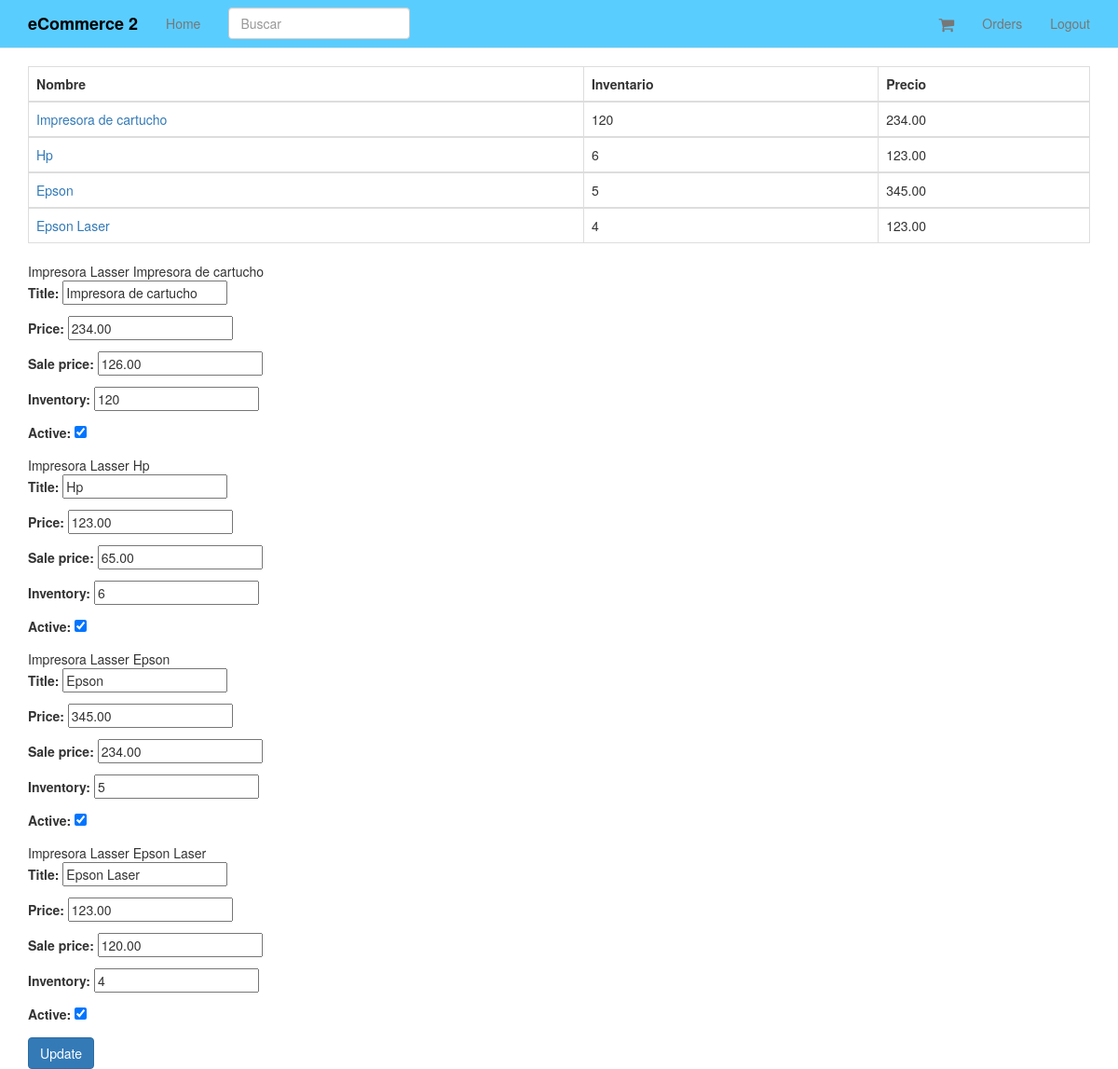
Page /products/10/inventory/ (signed in) on the committed database.
### products/models.py (models this page shows, shortened)
class Variation(models.Model):
	product = models.ForeignKey(Product)
	title = models.CharField(max_length = 120)
	price = models.DecimalField(decimal_places = 2, max_digits = 20)
	sale_price = models.DecimalField(decimal_places = 2, max_digits = 20, null = True, blank = True)
	active = models.BooleanField(default = True)
	inventory = models.IntegerField(null=True, blank = True)
	def get_absolute_url(self):
		return self.product.get_absolute_url()

class Product(models.Model):
	title = models.CharField(max_length = 120)
	description = models.TextField(blank = True, null= True)
	price = models.DecimalField(decimal_places = 2, max_digits = 20)
	active = models.BooleanField(default = True)
	categories = models.ManyToManyField('Category', blank=True)
	default = models.ForeignKey('Category', related_name = 'default_category', null=True, blank=True)
	objects = ProductManager()
	class Meta:
		ordering = ['-title']
	def get_absolute_url(self):
		return reverse("product_detail", kwargs={"pk":self.pk})

### products/views.py (the view, shortened to what this page needs)
# urls.py: url(r'^(?P<pk>\d+)/inventory/$', VariationListView.as_view(), name='product_inventory'),
class VariationListView(StaffRequiredMixin,ListView):
	model = Variation
	queryset = Variation.objects.all()
	def get_context_data(self, *args, **kwargs):
		context = super(VariationListView, self).get_context_data(*args, **kwargs)
		context['formset'] = VariationInventoryFormSet(queryset=self.get_queryset())
		return context
	def get_queryset(self, *args, **kwargs):
		product_pk = self.kwargs.get("pk")
		if product_pk:
			product = get_object_or_404(Product, pk=product_pk)
			queryset = Variation.objects.filter(product = product)
		return queryset

### products/mixins.py (called while the page is built)
	@method_decorator(login_required)
	def dispatch (self, request, *args, **kwargs):
		if request.user.is_staff:
			return super(StaffRequiredMixin, self).dispatch(request, *args,**kwargs)
		else:
			raise Http404

### products/models.py (called while the page is built)
	def active(self):
		return self.filter(active=True)

	def get_queryset(self):
		return ProductQuerySet(self.model, using=self._db)

	def all(self, *args, **kwargs):
		return self.get_queryset().active()

### products/templates/products/variation_list.html (shortened to what this page needs)
{% extends "base.html" %}
{% block content %}
 <table class="table table-bordered">
   <thead>
   	  <tr>
   	  	<th>Nombre</th>
   	  	<th>Inventario</th>
   	   	<th>Precio</th>
   	  </tr>
   </thead>
 {% for object in object_list %}
    <tbody>
     <tr>
     	<td><a href="{{object.get_absolute_url}}">{{object.title}}</a></td><td>{{object.inventory}}</td>
       		<td>{{object.price}}</td>
     </tr>
   </tbody>
 {% endfor %}
</table>
<form method="POST" action=""> {% csrf_token %}
	{% for form in formset %}
      {{ form.instance.product.title }}
      {{ form.instance.title }}
	  {{form.as_p}}
	{% endfor %}
	<input type="submit" value="Update" class="btn btn-primary"/>
</form>
{% endblock %}

### templates/base.html (shortened to what this page needs)
{% load staticfiles %}
<!DOCTYPE html>
<html lang="en">
  <head>
    {% include 'head_css.html' %}
  </head>
  <body>
    {% include 'navbar.html' %}
    <div class="container">
            {% block content %}
            {% endblock %}
    </div>
  </body>
</html>

### templates/head_css.html
{% load staticfiles %}
    <link rel="stylesheet" href="//maxcdn.bootstrapcdn.com/font-awesome/4.3.0/css/font-awesome.min.css">
    <link href="{% static 'css/bootstrap.min.css' %}" rel="stylesheet">
    <link href="{% static 'css/navbar-static-top.css' %}" rel="stylesheet">
     <link href="{% static 'css/custom.css' %}" rel="stylesheet">

### templates/navbar.html (shortened to what this page needs)
   {% load staticfiles %}
    <nav class="navbar navbar-default navbar-static-top" >
      <div class="container">
        <div class="navbar-header">
          <a class="navbar-brand" href="{% url 'home' %}">eCommerce 2</a>
        </div>
        <div id="navbar" class="navbar-collapse collapse">
          <ul class="nav navbar-nav">
            <li><a href="{% url 'home' %}">Home</a></li>
            <form class="navbar-form navbar-left" method="GET" role="search" action= '{% url "products" %}'>
              <div class="form-group">
                <input type="text" class="form-control" placeholder="Buscar" name="q">
              </div>
            </form>
           </ul>
          <ul class="nav navbar-nav navbar-right">
            <li>
                <a href='{% url "cart" %}'><i class="fa fa-shopping-cart fa-navbar-cart"></i> </a>
            </li>
          {% if request.user.is_authenticated %}
            <li><a href="{% url 'orders' %}">Orders</a></li>
            <li><a href="{% url 'auth_logout' %}">Logout</a></li>
           {% endif %}
        </div>
      </div>
    </nav>

### templates/javascript.html (shortened to what this page needs)
{% load staticfiles %}

### static_in_pro/our_static/css/navbar-static-top.css (style rules this page uses)
body { min-height: 1000px; }
.navbar-static-top { margin-bottom: 19px; background-color: #5ACDFF; #background-color: #0eefd1 border-color: #00B2FF; }
.navbar-default .navbar-brand { color: #000; font-weight: 900; }

### static_in_pro/our_static/css/custom.css (style rules this page uses)
.fa-navbar-cart { font-size: 18px; vertical-align: middle; }

### rows in the picture
Variation: title "Impresora de cartucho", inventory "120", price "234.00", instance.product "Impresora Lasser", instance "Impresora de cartucho"
Variation: title "Hp", inventory "6", price "123.00", instance.product "Impresora Lasser", instance "Hp"
Variation: title "Epson", inventory "5", price "345.00", instance.product "Impresora Lasser", instance "Epson"
Variation: title "Epson Laser", inventory "4", price "123.00", instance.product "Impresora Lasser", instance "Epson Laser"
